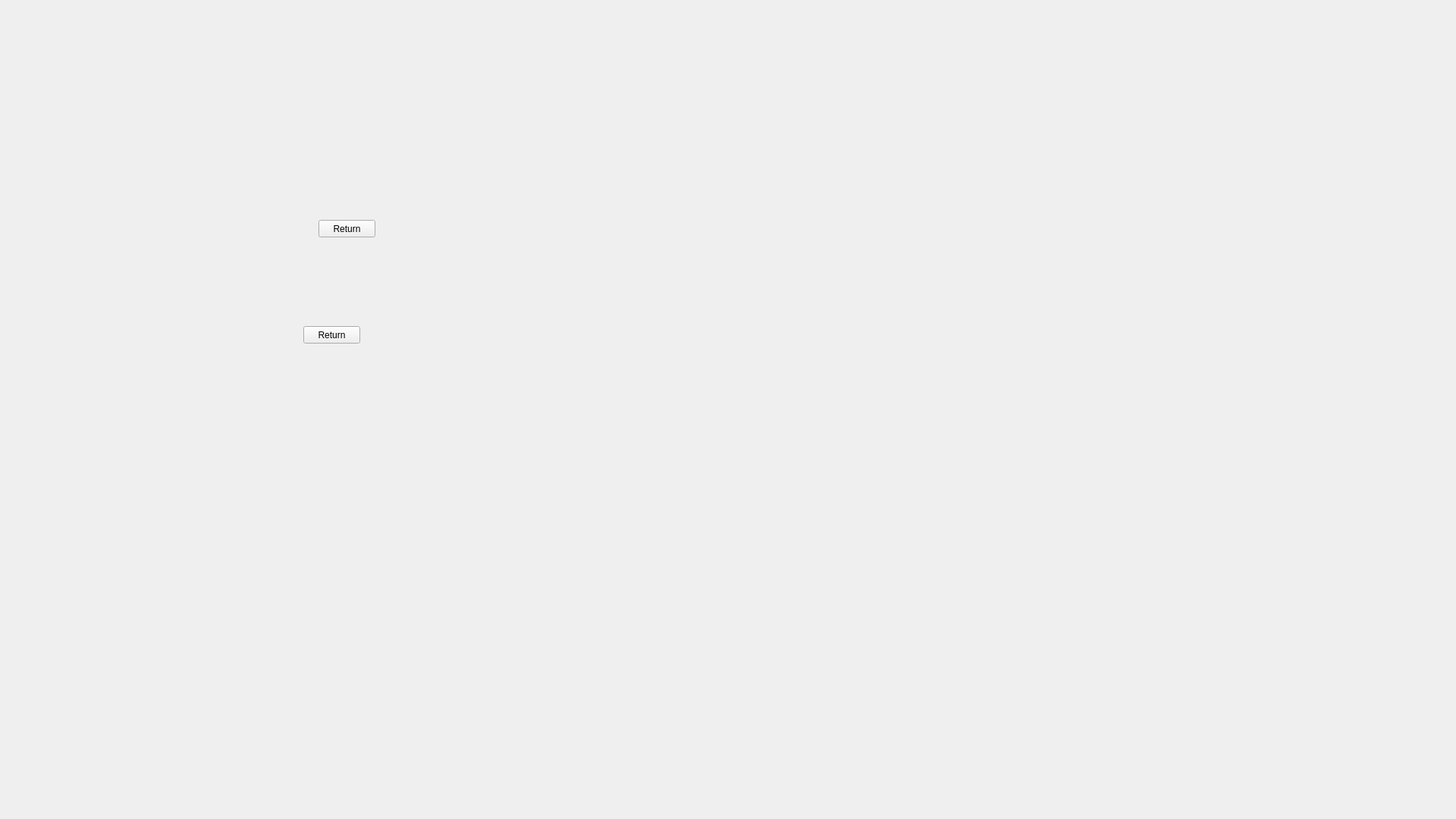
<?xml version="1.0" encoding="UTF-8"?>
<ui version="4.0">
 <class>FormHDMI</class>
 <widget class="QWidget" name="FormHDMI">
  <property name="geometry">
   <rect>
    <x>0</x>
    <y>0</y>
    <width>1920</width>
    <height>1080</height>
   </rect>
  </property>
  <property name="windowTitle">
   <string>Form</string>
  </property>
  <widget class="QPushButton" name="pushButtonReturn">
   <property name="geometry">
    <rect>
     <x>420</x>
     <y>290</y>
     <width>75</width>
     <height>23</height>
    </rect>
   </property>
   <property name="text">
    <string>Return</string>
   </property>
  </widget>
  <widget class="QPushButton" name="pushButtonReturn_2">
   <property name="geometry">
    <rect>
     <x>400</x>
     <y>430</y>
     <width>75</width>
     <height>23</height>
    </rect>
   </property>
   <property name="text">
    <string>Return</string>
   </property>
  </widget>
 </widget>
 <resources/>
 <connections/>
</ui>
